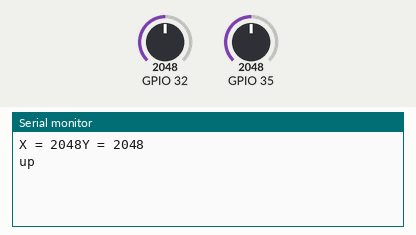
Recording of a sketch running on a simulated ESP32. Shown: the last lines printed to the serial monitor. The test bench sets the inputs (shaded band); at power-on: GPIO 32 = 2048, GPIO 35 = 2048. WiFi joins after 1.5 s; servers stay silent unless stated.

Above: at 3.0 s.
3.1 s: GPIO 32 set to 1666
At 4.5 s:
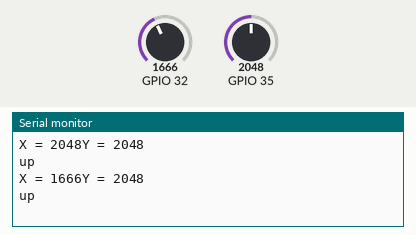
5.8 s: GPIO 32 set to 1536
At 7.2 s:
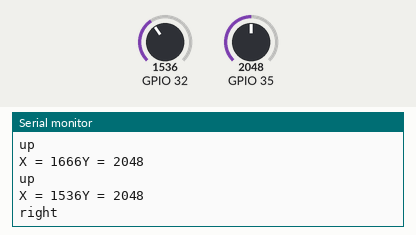
13.3 s: GPIO 35 set to 1346
At 14.6 s:
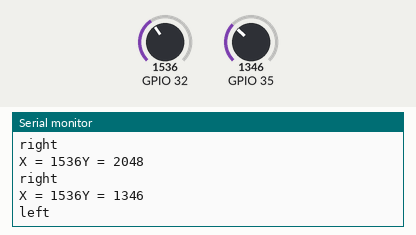
16.0 s: GPIO 35 set to 1243
At 18.9 s:
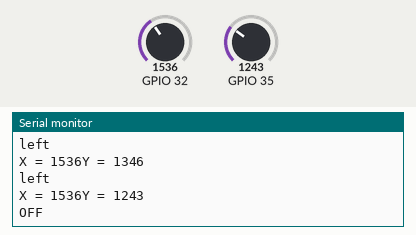
21.3 s: GPIO 32 set to 1065
At 23.2 s:
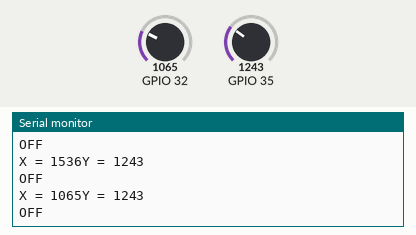
24.0 s: GPIO 32 set to 942
At 26.3 s:
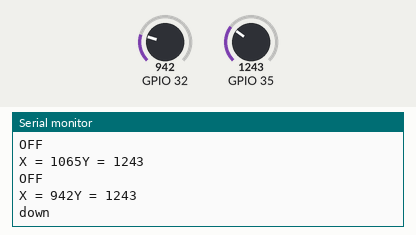
Timing chart, 0 to 27.8 s (numbered marks = the images above; inputs shaded):
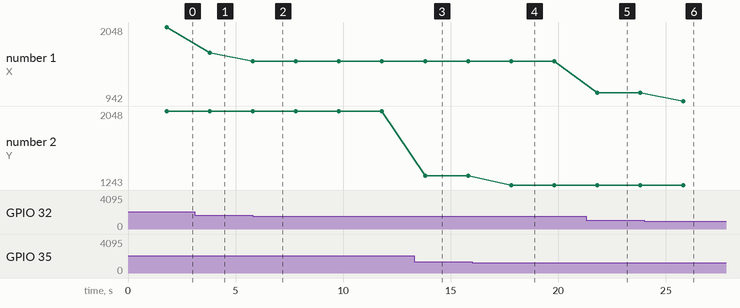

The sketch:

ESP32_WIFI_ACCLO.ino
```cpp
// (licence header left out)
/* Comment this out to disable prints and save space */
#define BLYNK_PRINT Serial


#include <WiFi.h>
#include <WiFiClient.h>
#include <BlynkSimpleEsp32.h>

// You should get Auth Token in the Blynk App.
// Go to the Project Settings (nut icon).
char auth[] = "7f21e8681c0a4f3d949fe438f56a8dab";

// Your WiFi credentials.
// Set password to "" for open networks.
char ssid[] = "OPPO F9";
char pass[] = "12345678";
WidgetLED up(V0);
WidgetLED right(V1);
WidgetLED down(V2);
WidgetLED left(V3);

void setup()
{
  // Debug console
  Serial.begin(9600);

  Blynk.begin(auth, ssid, pass);
}

void loop()
{
   int x= analogRead(A4);
  int y = analogRead(A7);

  Serial.print("X = ");
  Serial.print(x);
  Serial.print("Y = ");
  Serial.println(y);

  if((1220<x)&&(x<1300))
   {
    up.off();
    down.off();


     Serial.println("OFF");
   }
else if(x>1600)
  {
    up.on();
    down.off();
    right.off();
    left.off();

     Serial.println("up");
  }
else if(x<1000)
  {
    up.off();
    right.off();
    left.off();
    down.on();
     Serial.println("down");
  }
else if((1220<y)&&(y<1300))
   {
    right.off();
    left.off();
     Serial.println("OFF");
   }
else if(y>1700)
  {
    up.off();
    down.off();
    left.off();
    right.on();
     Serial.println("right");
  }
else if(y<1700)
  {
    up.off();
    down.off();
    right.off();
    left.on();
     Serial.println("left");
  }
 else
 {
    up.off();
    down.off();
    right.off();
    left.off();
     Serial.println("move");
 }
  Blynk.run();
delay(2000);
}
```

Measured:
- the behaviour switches between 1601 and 1600 on GPIO 32 (found by bisection; images 1 and 2)
- the behaviour switches between 1300 and 1299 on GPIO 35 (found by bisection; images 3 and 4)
- the behaviour switches between 1000 and 999 on GPIO 32 (found by bisection; images 5 and 6)
- after the input at 3.1 s, the serial monitor: prints a new line after 0.70 s (image 1)
- after the input at 5.8 s, the serial monitor: prints a new line at once (image 2)
- after the input at 13.3 s, the serial monitor: prints a new line after 0.51 s (image 3)
- after the input at 16.0 s, the serial monitor: prints a new line after 1.8 s (image 4)
- after the input at 21.3 s, the serial monitor: prints a new line after 0.51 s (image 5)
- after the input at 24.0 s, the serial monitor: prints a new line after 1.8 s (image 6)
